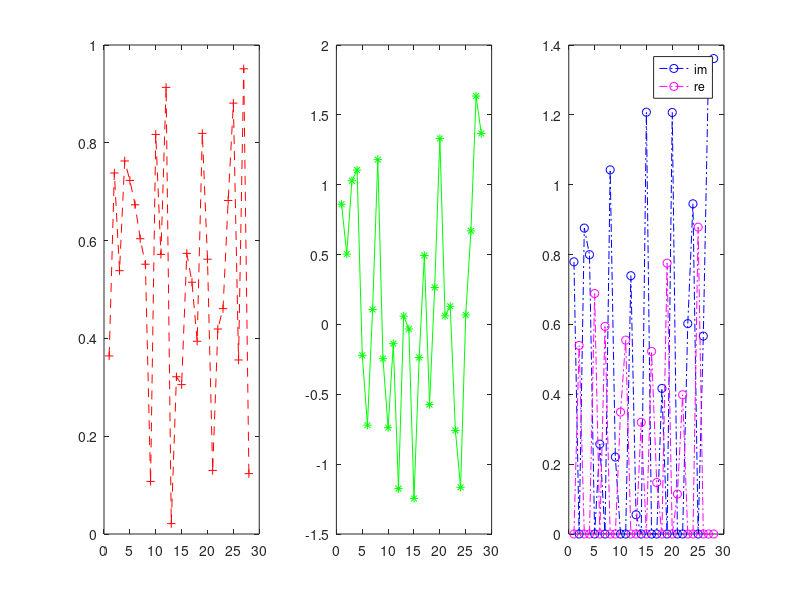

This chart was generated by the following MATLAB code:
clear all; clc;
a = 8; b = 2; c = 0; d = 8;

n = 20 + d;

A = rand(n,1);
B = randn(n,1);
C = sqrt(A.^2 - B.^2);

t = 1:28;

subplot(1,3,1);
plot(t,A,'r--+');
%figure;
subplot(1,3,2);
plot(t,B,'g-*');
%figure;
subplot(1,3,3);
plot(t,imag(C),'b-.o')

hold on
plot(t,real(C),'m-.o')
legend('im','re')
